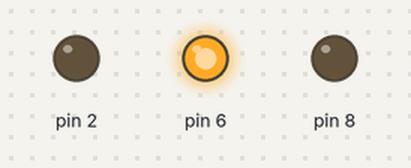
Recording of a sketch running on a simulated Arduino Uno, built with avr-gcc and run on an emulated ATmega328P. Parts: output pins drawn as LEDs (lit = HIGH).

Above: at 1.0 s.
At 3.1 s:
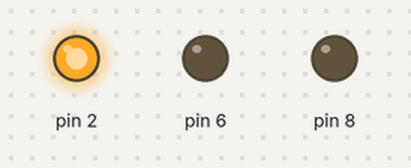
At 6.7 s:
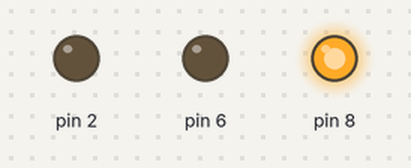
At 11.35 s:
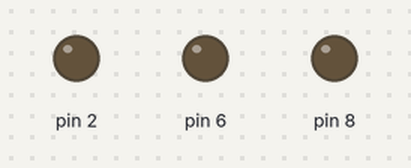
Timing chart, 0 to 12.1 s (numbered marks = the images above):
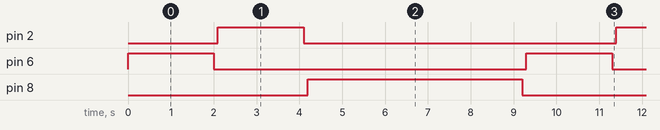

Measured:
- by itself, pin 2, pin 6: alternates HIGH for 2.0 s and LOW for 7.3 s
- by itself, pin 8: alternates HIGH for 5.0 s and LOW for 4.3 s
- by itself, everything shown: repeats every 9.3 s, in 6 steps

The sketch:

test.ino
```cpp
void setup() {
  // put your setup code here, to run once:
  pinMode(8, OUTPUT);
  pinMode(6, OUTPUT);
  pinMode(2, OUTPUT);
}

void loop() {
  // put your main code here, to run repeatedly:
  digitalWrite(6, HIGH);
  delay(2000);
  digitalWrite(6, LOW);
  delay(100);
  digitalWrite(2, HIGH);
  delay(2000);
  digitalWrite(2, LOW);
  delay(100);
  digitalWrite(8, HIGH);
  delay(5000);
  digitalWrite(8, LOW);
  delay(100);
}
```
